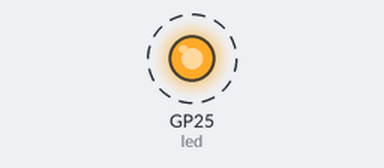
The program below on a simulated Raspberry Pi Pico running MicroPython. Shown: output pins drawn as LEDs (lit = HIGH). Dashed ring = blinking. What the program prints to the serial console is not drawn.

Above: at 0.2 s.
Timing chart, 0 to 3.0 s (numbered marks = the images above):
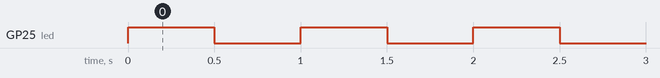

Measured:
- by itself, GP25 (led): alternates HIGH for 0.50 s and LOW for 0.50 s

The program:

Main.py
```python
# Pico 2W Blink Example
from machine import Pin
import time

# Create an LED object referencing the Pico 2W wireless LED
led = Pin("LED", Pin.OUT)

print("Starting Pico 2W Blink Loop!")

while True:
    led.toggle()       # Turn LED on if off, or off if on
    time.sleep(0.5)    # Wait half a second
```
